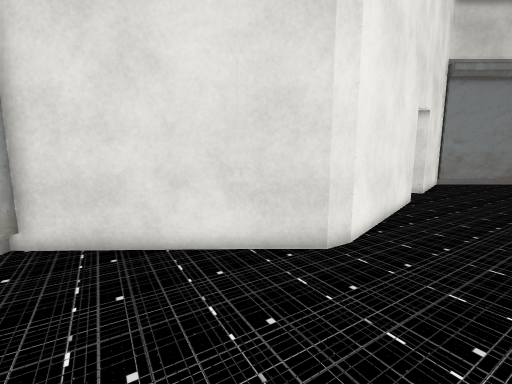
view 1 (above)

18 first-person views from a walk through a 3-D level made in the Unity game engine. The camera is 1.3 m above the floor, tilts 8° down and sees 90° across. The floor is counted in squares, 0.5 m on a side. Each view is taken from the middle of a square. On the plan, view 1 faces up. The plan holds only what a view shows up to about 18 squares ahead; the rest is blank. The place goes on beyond the plan. The player is left out. Some surface patterns are stand-ins.

view 2
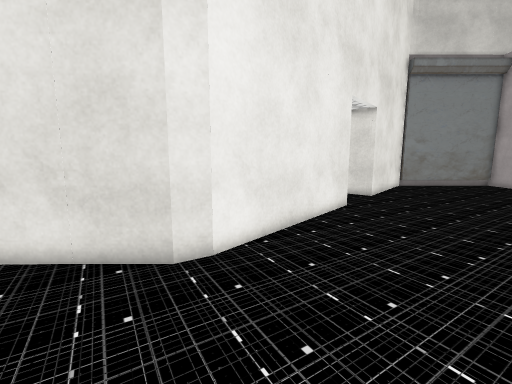

view 3
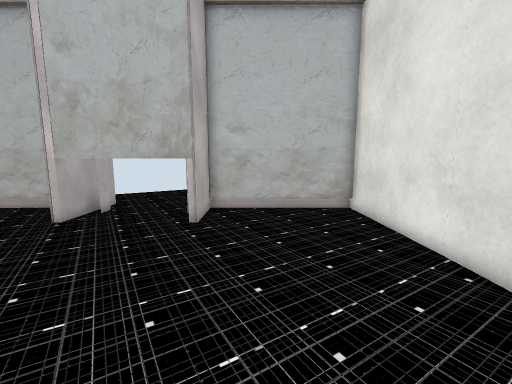

view 4
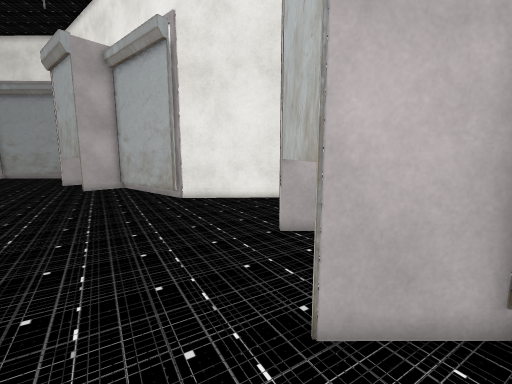

view 5
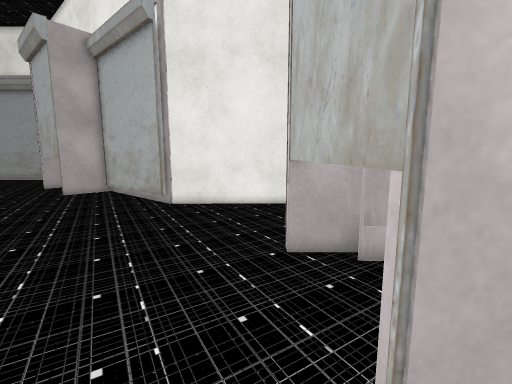

view 6
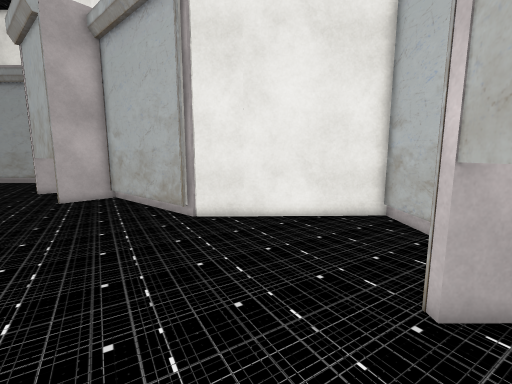

view 7
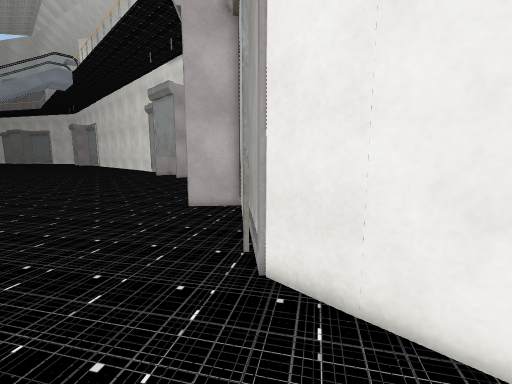

view 8
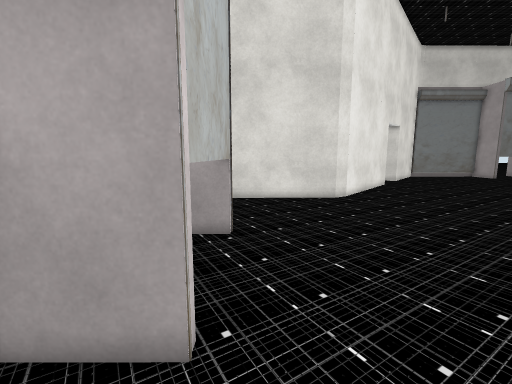

view 9
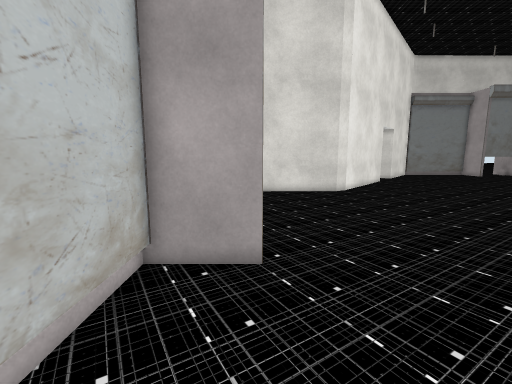

view 10
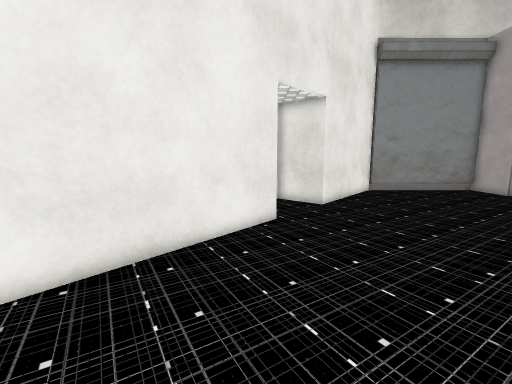

view 11
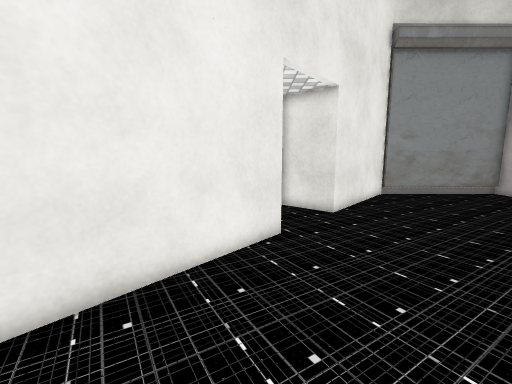

view 12
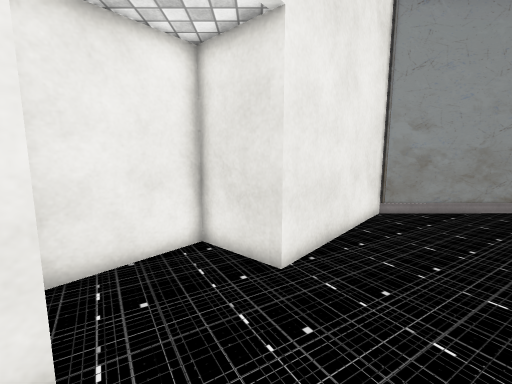

view 13
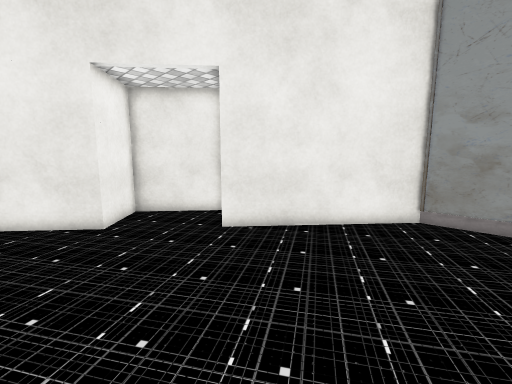

view 14
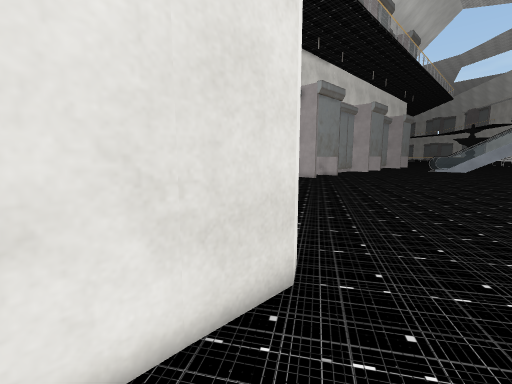

view 15
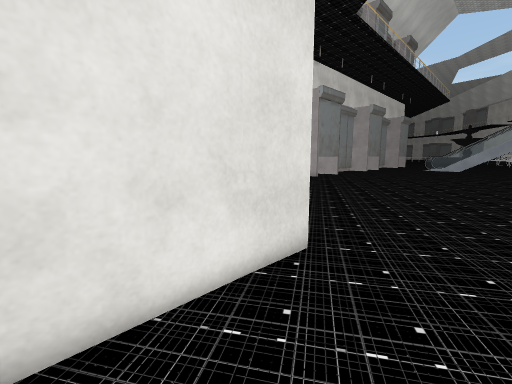

view 16
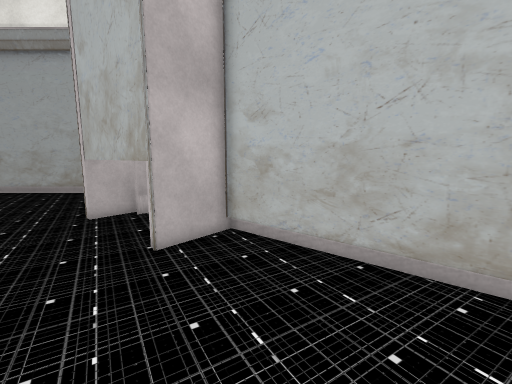

view 17
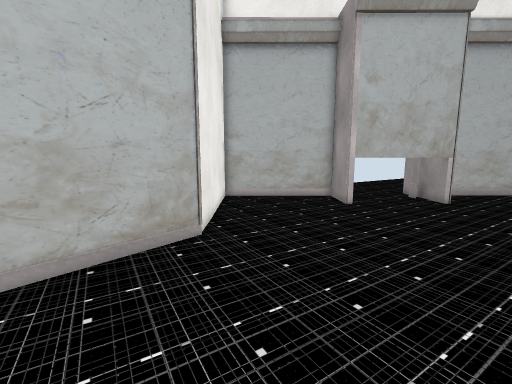

view 18
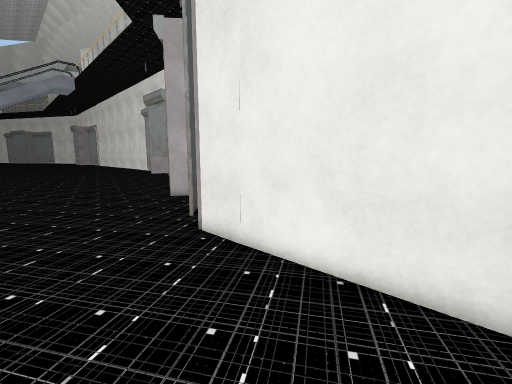

### Floor plan
Key: @ floor where view 1 was taken; # wall or solid block; . floor; O other object.
Columns run from 8 left of view 1 to 19 right of it. Each row starts with its distance up from view 1.
 24                          #
 23                         ####
 22                        O....
 21                       OO....
 20                  ##  OO.....
 19                 ####OO......
 18                ##..#O.......
 17                #............
 16               ##............
 15                ##...........
 14                 OO.........
 13                OO.........
 12               OO.........  .
 11              OO.........
 10             OO...........
  9             O.............
  8            O...............
  7  ###########................
  6  # .........................
  5  #..........................
  4  #..........................
  3  #........................
  2  #.................
  1  #................
  0 #####...@........
 -1    ##...........
 -2     #..........
 -3     #.........
 -4     #........
 -5     #.........
 -6  ####..........
 -7  #..............
 -8  #..................... ..
 -9  #..........................
-10  #..........................
-11  #..........................
-12  #..........................
-13  ###########..............
-14           ###.............
-15             ##...........
-16              ##..##.....
-17               ##.###....
-18                ### ###...
-19                      ##...
-20                      ##...

Where each view was taken, in squares from view 1:
view 1: 0 up, 0 right, facing up
view 2: 1 up, 4 right, facing up
view 3: 2 up, 6 right, facing left
view 4: 3 up, 3 left, facing down
view 5: 1 up, 3 left, facing down
view 6: 2 down, 1 left, facing down
view 7: 9 down, 2 left, facing down-right
view 8: 9 down, 3 left, facing up
view 9: 12 down, 4 left, facing up
view 10: 4 up, 8 right, facing up
view 11: 6 up, 8 right, facing up
view 12: 12 up, 11 right, facing up
view 13: 12 up, 19 right, facing up-left
view 14: 4 up, 2 left, facing up-right
view 15: 3 up, 4 left, facing up-right
view 16: 9 down, 7 right, facing down
view 17: 11 down, 10 right, facing left
view 18: 8 down, 6 left, facing down-right
